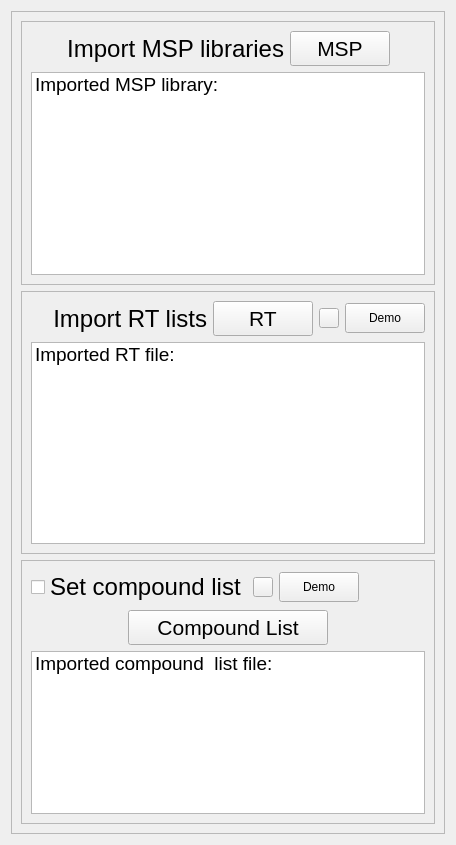
      <widget class="QWidget" name="scrollAreaWidgetContents_2">
       <property name="geometry">
        <rect>
         <x>0</x>
         <y>0</y>
         <width>456</width>
         <height>845</height>
        </rect>
       </property>
       <layout class="QHBoxLayout" name="horizontalLayout_14">
        <item>
         <widget class="QFrame" name="frame">
          <property name="maximumSize">
           <size>
            <width>16777215</width>
            <height>16777215</height>
           </size>
          </property>
          <property name="styleSheet">
           <string notr="true"/>
          </property>
          <property name="frameShape">
           <enum>QFrame::StyledPanel</enum>
          </property>
          <property name="frameShadow">
           <enum>QFrame::Raised</enum>
          </property>
          <layout class="QGridLayout" name="gridLayout_6" rowstretch="1,1,1">
           <property name="leftMargin">
            <number>9</number>
           </property>
           <property name="topMargin">
            <number>9</number>
           </property>
           <property name="rightMargin">
            <number>9</number>
           </property>
           <property name="bottomMargin">
            <number>9</number>
           </property>
           <property name="spacing">
            <number>6</number>
           </property>
           <item row="2" column="0">
            <widget class="QFrame" name="frame_6">
             <property name="maximumSize">
              <size>
               <width>16777215</width>
               <height>16777215</height>
              </size>
             </property>
             <property name="styleSheet">
              <string notr="true"/>
             </property>
             <property name="frameShape">
              <enum>QFrame::StyledPanel</enum>
             </property>
             <property name="frameShadow">
              <enum>QFrame::Raised</enum>
             </property>
             <layout class="QGridLayout" name="gridLayout_4">
              <item row="0" column="1">
               <widget class="QPushButton" name="pushButton_7">
                <property name="minimumSize">
                 <size>
                  <width>20</width>
                  <height>20</height>
                 </size>
                </property>
                <property name="maximumSize">
                 <size>
                  <width>20</width>
                  <height>20</height>
                 </size>
                </property>
                <property name="text">
                 <string/>
                </property>
                <property name="icon">
                 <iconset>
                  <normaloff>../Combine/R-C.png</normaloff>../Combine/R-C.png</iconset>
                </property>
                <property name="iconSize">
                 <size>
                  <width>20</width>
                  <height>20</height>
                 </size>
                </property>
               </widget>
              </item>
              <item row="0" column="0">
               <widget class="QCheckBox" name="checkBox">
                <property name="sizePolicy">
                 <sizepolicy hsizetype="Fixed" vsizetype="Fixed">
                  <horstretch>0</horstretch>
                  <verstretch>0</verstretch>
                 </sizepolicy>
                </property>
                <property name="styleSheet">
                 <string notr="true">font: 18pt;</string>
                </property>
                <property name="text">
                 <string>Set compound list</string>
                </property>
               </widget>
              </item>
              <item row="2" column="0" colspan="4">
               <widget class="QListWidget" name="listWidget_3">
                <property name="styleSheet">
                 <string notr="true">font: 14pt;</string>
                </property>
                <item>
                 <property name="text">
                  <string>Imported compound  list file:</string>
                 </property>
                </item>
               </widget>
              </item>
              <item row="1" column="0" colspan="4" alignment="Qt::AlignHCenter">
               <widget class="QPushButton" name="pushButton_3">
                <property name="minimumSize">
                 <size>
                  <width>200</width>
                  <height>35</height>
                 </size>
                </property>
                <property name="maximumSize">
                 <size>
                  <width>200</width>
                  <height>35</height>
                 </size>
                </property>
                <property name="styleSheet">
                 <string notr="true">font: 16pt;</string>
                </property>
                <property name="text">
                 <string>Compound List</string>
                </property>
                <property name="flat">
                 <bool>false</bool>
                </property>
               </widget>
              </item>
              <item row="0" column="2">
               <widget class="QPushButton" name="pushButton_8">
                <property name="minimumSize">
                 <size>
                  <width>80</width>
                  <height>30</height>
                 </size>
                </property>
                <property name="maximumSize">
                 <size>
                  <width>80</width>
                  <height>30</height>
                 </size>
                </property>
                <property name="text">
                 <string>Demo</string>
                </property>
               </widget>
              </item>
             </layout>
            </widget>
           </item>
           <item row="0" column="0">
            <widget class="QFrame" name="frame_4">
             <property name="maximumSize">
              <size>
               <width>16777215</width>
               <height>16777215</height>
              </size>
             </property>
             <property name="styleSheet">
              <string notr="true"/>
             </property>
             <property name="frameShape">
              <enum>QFrame::StyledPanel</enum>
             </property>
             <property name="frameShadow">
              <enum>QFrame::Raised</enum>
             </property>
             <layout class="QGridLayout" name="gridLayout_2">
              <item row="0" column="1">
               <widget class="QLabel" name="label_16">
                <property name="sizePolicy">
                 <sizepolicy hsizetype="Minimum" vsizetype="Preferred">
                  <horstretch>0</horstretch>
                  <verstretch>0</verstretch>
                 </sizepolicy>
                </property>
                <property name="font">
                 <font>
                  <pointsize>18</pointsize>
                  <weight>50</weight>
                  <italic>false</italic>
                  <bold>false</bold>
                 </font>
                </property>
                <property name="styleSheet">
                 <string notr="true">font: 18pt;</string>
                </property>
                <property name="text">
                 <string>Import MSP libraries</string>
                </property>
                <property name="scaledContents">
                 <bool>false</bool>
                </property>
                <property name="alignment">
                 <set>Qt::AlignRight|Qt::AlignTrailing|Qt::AlignVCenter</set>
                </property>
                <property name="wordWrap">
                 <bool>true</bool>
                </property>
               </widget>
              </item>
              <item row="1" column="0" colspan="4">
               <widget class="QListWidget" name="listWidget">
                <property name="styleSheet">
                 <string notr="true">font: 14pt;</string>
                </property>
                <item>
                 <property name="text">
                  <string>Imported MSP library:</string>
                 </property>
                </item>
               </widget>
              </item>
              <item row="0" column="2">
               <widget class="QPushButton" name="pushButton">
                <property name="minimumSize">
                 <size>
                  <width>100</width>
                  <height>35</height>
                 </size>
                </property>
                <property name="maximumSize">
                 <size>
                  <width>100</width>
                  <height>35</height>
                 </size>
                </property>
                <property name="styleSheet">
                 <string notr="true">font: 16pt;</string>
                </property>
                <property name="text">
                 <string>MSP</string>
                </property>
               </widget>
              </item>
             </layout>
            </widget>
           </item>
           <item row="1" column="0">
            <widget class="QFrame" name="frame_5">
             <property name="maximumSize">
              <size>
               <width>16777215</width>
               <height>16777215</height>
              </size>
             </property>
             <property name="styleSheet">
              <string notr="true"/>
             </property>
             <property name="frameShape">
              <enum>QFrame::StyledPanel</enum>
             </property>
             <property name="frameShadow">
              <enum>QFrame::Raised</enum>
             </property>
             <layout class="QGridLayout" name="gridLayout_3">
              <item row="0" column="0">
               <widget class="QLabel" name="label_17">
                <property name="sizePolicy">
                 <sizepolicy hsizetype="Minimum" vsizetype="Preferred">
                  <horstretch>0</horstretch>
                  <verstretch>0</verstretch>
                 </sizepolicy>
                </property>
                <property name="font">
                 <font>
                  <pointsize>18</pointsize>
                  <weight>50</weight>
                  <italic>false</italic>
                  <bold>false</bold>
                 </font>
                </property>
                <property name="layoutDirection">
                 <enum>Qt::LeftToRight</enum>
                </property>
                <property name="styleSheet">
                 <string notr="true">font: 18pt;</string>
                </property>
                <property name="text">
                 <string>Import RT lists</string>
                </property>
                <property name="alignment">
                 <set>Qt::AlignRight|Qt::AlignTrailing|Qt::AlignVCenter</set>
                </property>
                <property name="wordWrap">
                 <bool>true</bool>
                </property>
               </widget>
              </item>
              <item row="1" column="0" colspan="4">
               <widget class="QListWidget" name="listWidget_2">
                <property name="styleSheet">
                 <string notr="true">font: 14pt;</string>
                </property>
                <item>
                 <property name="text">
                  <string>Imported RT file:</string>
                 </property>
                </item>
               </widget>
              </item>
              <item row="0" column="2">
               <widget class="QPushButton" name="pushButton_10">
                <property name="minimumSize">
                 <size>
                  <width>20</width>
                  <height>20</height>
                 </size>
                </property>
                <property name="maximumSize">
                 <size>
                  <width>20</width>
                  <height>20</height>
                 </size>
                </property>
                <property name="text">
                 <string/>
                </property>
                <property name="icon">
                 <iconset>
                  <normaloff>../Combine/R-C.png</normaloff>../Combine/R-C.png</iconset>
                </property>
                <property name="iconSize">
                 <size>
                  <width>20</width>
                  <height>20</height>
                 </size>
                </property>
               </widget>
              </item>
              <item row="0" column="1">
               <widget class="QPushButton" name="pushButton_2">
                <property name="minimumSize">
                 <size>
                  <width>100</width>
                  <height>35</height>
                 </size>
                </property>
                <property name="maximumSize">
                 <size>
                  <width>100</width>
                  <height>35</height>
                 </size>
                </property>
                <property name="styleSheet">
                 <string notr="true">font: 16pt;</string>
                </property>
                <property name="text">
                 <string>RT</string>
                </property>
               </widget>
              </item>
              <item row="0" column="3">
               <widget class="QPushButton" name="pushButton_9">
                <property name="minimumSize">
                 <size>
                  <width>80</width>
                  <height>30</height>
                 </size>
                </property>
                <property name="maximumSize">
                 <size>
                  <width>80</width>
                  <height>30</height>
                 </size>
                </property>
                <property name="text">
                 <string>Demo</string>
                </property>
               </widget>
              </item>
             </layout>
            </widget>
           </item>
          </layout>
         </widget>
        </item>
       </layout>
      </widget>
